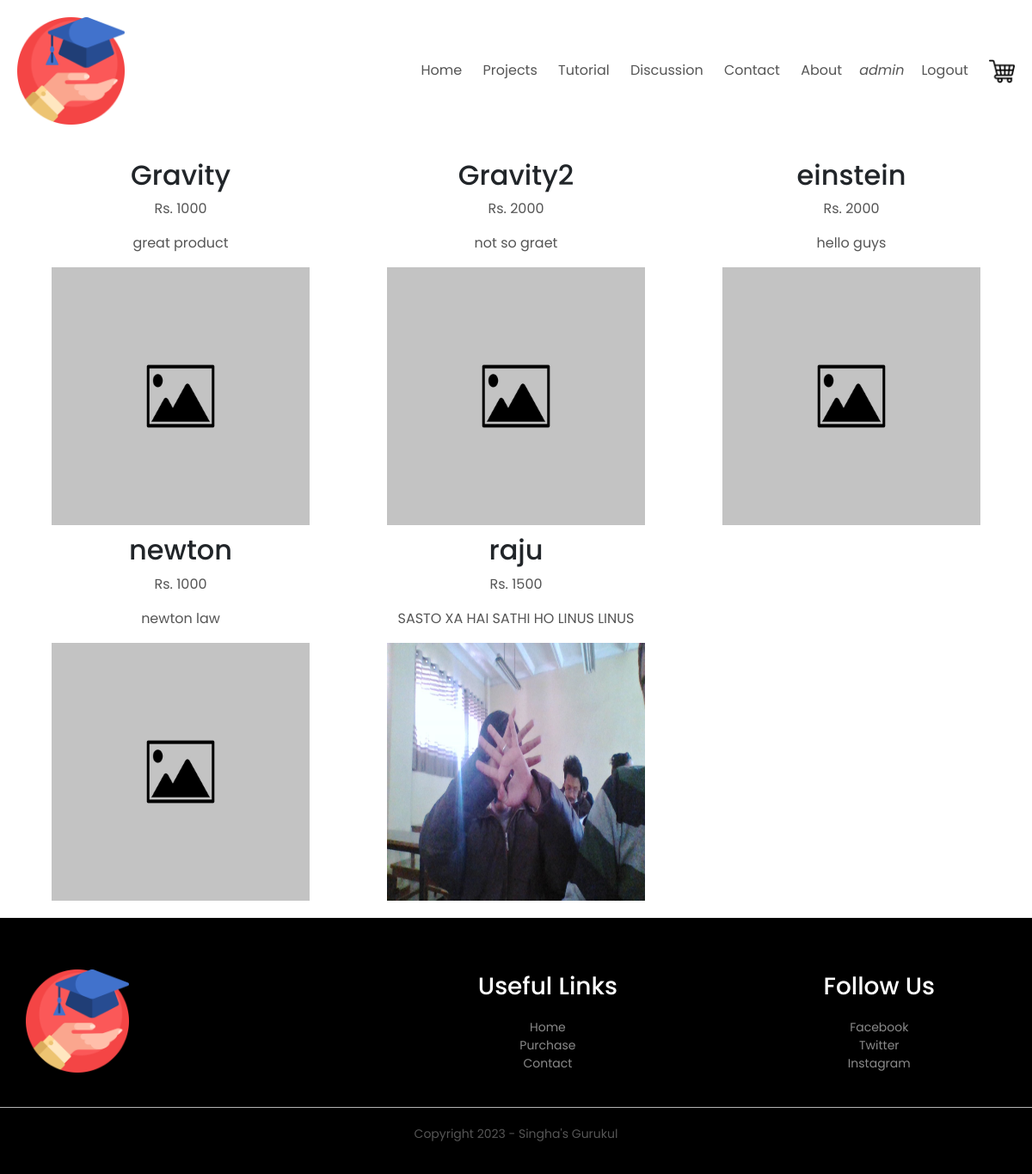
The app's page /purchase (signed in) with its own data.
### nic_app/models.py (models this page shows, shortened)
class Instrument(models.Model):
    name = models.CharField(max_length=50)
    price = models.IntegerField()
    description = models.TextField()
    image = models.ImageField(upload_to='images/instruments/', default=default_image)

### nic_app/views.py (the view)
# urls.py: path('purchase', purchase, name='purchase'),
def purchase(request):
    instruments=Instrument.objects.all()
    return render(request, 'purchase.html', {'instruments':instruments})

### templates/purchase.html (shortened to what this page needs)
{% extends "header.html" %}
{% load static %}
{%block content%}
<div class="projects__container">
  <div>
  {% include 'navbar.html' %}
  </div>
  <div class="projects__item">
  {% for item in instruments %}
  <div>
      <h2>{{ item.name }}</h2>
      <p>Rs. {{ item.price }}</p>
      <p>{{ item.description }}</p>
      <img src="{{ item.image.url }}" width="300" height="300" alt="{{item.name}}">
  </div>
  {% endfor %}
  </div>
  <div>
  {% include 'footer.html' %}
  </div>
  </div>
{%endblock%}

### templates/navbar.html (shortened to what this page needs)
{% load static %}
<link rel="stylesheet" href="{% static 'styles/style.css' %}">
<div class='navbar'>
  <div class='logo'>
    <img src="{%static 'images/icon.png'%}" width="125px">
  </div>
  <nav>
<ul id="MenuItems">
    <li><a href="/">Home</a></li>
    <li><a href="/purchase">Projects</a></li>
    <li><a href="/tutorial">Tutorial</a></li>
    <li><a href="/discussion">Discussion</a></li>
    <li><a href="/contact">Contact</a></li>
    <li><a href="/about">About</a></li>
    {% if user.is_authenticated %}
    <li style="float:right"><a class="active" href="/logout">Logout</a></li>
    <li class='username' style='float:right'><a href="/user">{{user.username}}</a></li>
    {%else%}
    <li style="float:right"><a class="active" href="/login">Login</a></li>
    {%endif%}
  </ul>
  <img src="{%static 'images/cart.png'%}" alt="cart" width="30px" height="30px">
</nav>
</div>

### static/styles/style.css (style rules this page uses)
* { margin: 0; padding: 0; box-sizing: border-box; }
body { font-family: 'Poppins', sans-serif; max-width: 100%; }
.navbar { display: flex; align-items: center; padding: 20px; }
nav { flex:1; text-align: right; }
nav ul { display: inline-block; list-style-type: none; }
nav ul li { display: inline-block; margin-right: 20px; }
a { text-decoration: none; color: #555; }
p { color: #555; }
.projects__item { display: grid; grid-template-columns: repeat(3, 1fr); grid-template-rows: auto; grid-gap: 10px; text-align: center; padding: 20px; }
ul { list-style-type: none; }
.username { font-style: italic; }

### records on screen
Instrument: name "Gravity", price "1000", description "great product", image (placeholder picture)
Instrument: name "Gravity2", price "2000", description "not so graet", image (placeholder picture)
Instrument: name "einstein", price "2000", description "hello guys", image (placeholder picture)
Instrument: name "newton", price "1000", description "newton law", image (placeholder picture)
Instrument: name "raju", price "1500", description "SASTO XA HAI SATHI HO LINUS LINUS", image (picture)

### other values on screen
{{ user.username }} "admin"
